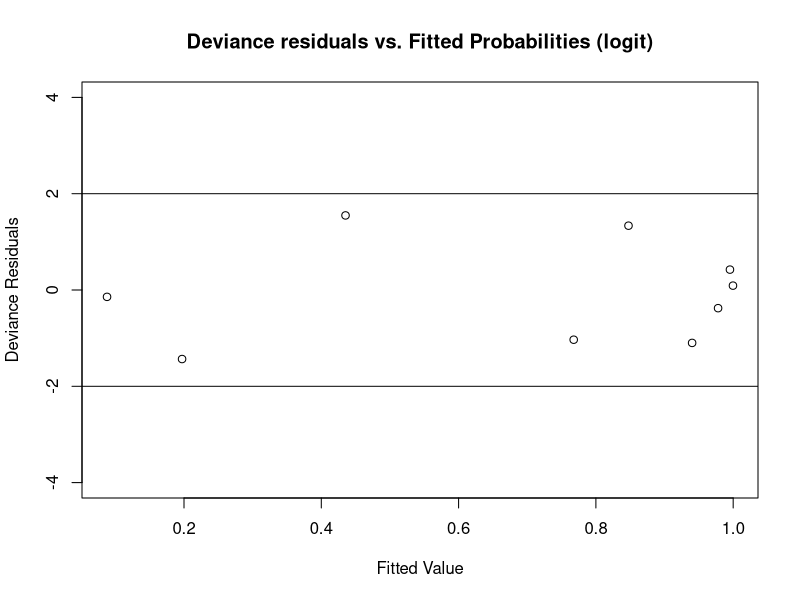
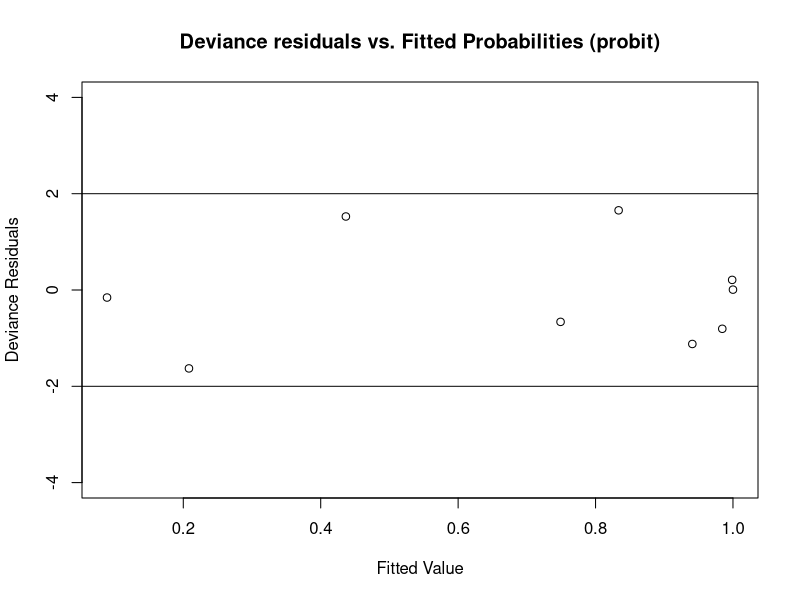
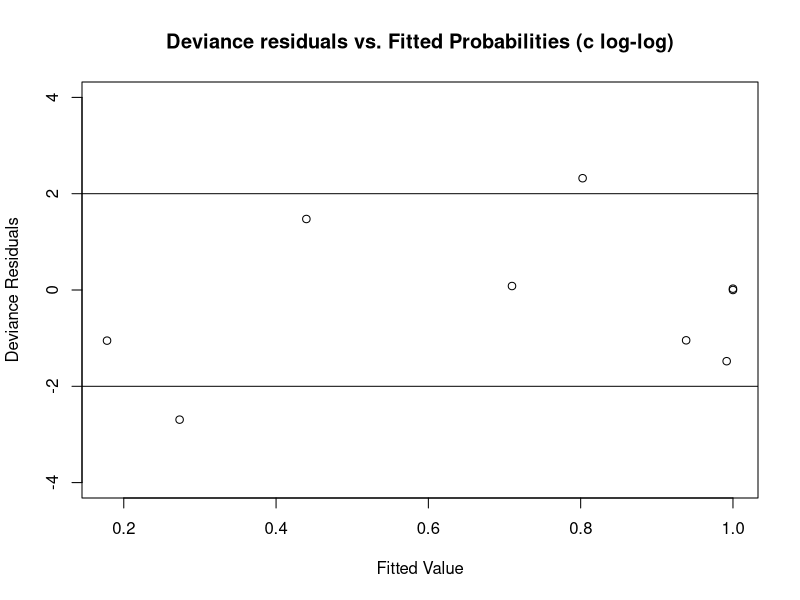

The R script that drew these images, in order: (Note: a time limit stopped this script after it produced the figures.)
## ---- chunk 1
knitr::opts_chunk$set(echo = TRUE)
## ---- chunk 2
y <- rep(c(0,1,0,1,0,1,0,1), c(78,22,46,54,71,40,20,60))
x1 <- rep(c(0,0,1,1,0,0,1,1), c(78,22,46,54,71,40,20,60))
x2 <- rep(c(0,0,0,0,1,1,1,1), c(78,22,46,54,71,40,20,60))
model <- glm(y ~ x1 + x2 + x1*x2, family = binomial(link = logit))
summary(model)

c <- 1.96
# beta0 95%
beta0_L <- -1.2657 - c*(0.2414)
beta0_U <- -1.2657 + c*(0.2414)
beta0_L
beta0_U
# beta1 95%
beta1_L <- 1.4260 - c*(0.3139)
beta1_U <- 1.4260 + c*(0.3139)
beta1_L
beta1_U
# beta2 95%
beta2_L <- 0.6919 - c*(0.3120)
beta2_U <- 0.6919 + c*(0.3120)
beta2_L
beta2_U
# beta3 95%
beta3_L <- 0.2464 - c*(0.4520)
beta3_U <- 0.2464 + c*(0.4520)
beta3_L
beta3_U

# Fitted Values Estimated and Confidence Interval
beta_est <- c(-1.2657,1.4260,0.6919,0.2464)

## when X1=1 & X2=1 ##
x_vector11 <- c(1,1,1,1)
beta_fun <- t(x_vector11)%*%beta_est
pie11 <- exp(beta_fun) / (1 + exp(beta_fun))
pie11
# 95% CI for beta_function
beta_fun_L <- beta_fun - c * sqrt(t(x_vector11) %*% summary(model)$cov.unscaled %*% x_vector11)
beta_fun_U <- beta_fun + c * sqrt(t(x_vector11) %*% summary(model)$cov.unscaled %*% x_vector11)
# 95% CI for fitted value
pie11_L <- exp(beta_fun_L) / (1 + exp(beta_fun_L))
pie11_U <- exp(beta_fun_U) / (1 + exp(beta_fun_U))
pie11_L
pie11_U

## when X1=1 & X2=0 ##
x_vector10 <- c(1,1,0,0)
beta_fun <- t(x_vector10)%*%beta_est
pie10 <- exp(beta_fun) / (1 + exp(beta_fun))
pie10
# 95% CI for beta_function
beta_fun_L <- beta_fun - c * sqrt(t(x_vector10) %*% summary(model)$cov.unscaled %*% x_vector10)
beta_fun_U <- beta_fun + c * sqrt(t(x_vector10) %*% summary(model)$cov.unscaled %*% x_vector10)
# 95% CI for fitted value
pie10_L <- exp(beta_fun_L) / (1 + exp(beta_fun_L))
pie10_U <- exp(beta_fun_U) / (1 + exp(beta_fun_U))
pie10_L
pie10_U

## when X1=0 & X2=1 ##
x_vector01 <- c(1,0,1,0)
beta_fun <- t(x_vector01)%*%beta_est
pie01 <- exp(beta_fun) / (1 + exp(beta_fun))
pie01
# 95% CI for beta_function
beta_fun_L <- beta_fun - c * sqrt(t(x_vector01) %*% summary(model)$cov.unscaled %*% x_vector01)
beta_fun_U <- beta_fun + c * sqrt(t(x_vector01) %*% summary(model)$cov.unscaled %*% x_vector01)
# 95% CI for fitted value
pie01_L <- exp(beta_fun_L) / (1 + exp(beta_fun_L))
pie01_U <- exp(beta_fun_U) / (1 + exp(beta_fun_U))
pie01_L
pie01_U

## when X1=0 & X2=0 ##
x_vector00 <- c(1,0,0,0)
beta_fun <- t(x_vector00)%*%beta_est
pie00 <- exp(beta_fun) / (1 + exp(beta_fun))
pie00
# 95% CI for beta_function
beta_fun_L <- beta_fun - c * sqrt(t(x_vector00) %*% summary(model)$cov.unscaled %*% x_vector00)
beta_fun_U <- beta_fun + c * sqrt(t(x_vector00) %*% summary(model)$cov.unscaled %*% x_vector00)
# 95% CI for fitted value
pie00_L <- exp(beta_fun_L) / (1 + exp(beta_fun_L))
pie00_U <- exp(beta_fun_U) / (1 + exp(beta_fun_U))
pie00_L
pie00_U
## ---- chunk 3
model <- lm(y ~ x1*x2)
summary(model)
c <- qt(0.975, 400-5)

# beta0 95%
beta0_L <- 0.22000 - c*(0.04620)
beta0_U <- 0.22000 + c*(0.04620)
beta0_L
beta0_U

# beta1 95%
beta1_L <- 0.32000 - c*(0.06533)
beta1_U <- 0.32000 + c*(0.06533)
beta1_L
beta1_U

# beta2 95%
beta2_L <- 0.14036 - c*(0.06369)
beta2_U <- 0.14036 + c*(0.06369)
beta2_L
beta2_U

# beta3 95%
beta3_L <- 0.06964 - c*(0.09412)
beta3_U <- 0.06964 + c*(0.09412)
beta3_L
beta3_U

# fitted values and confidence intervals
# when X1=1 X2=1
predict(model, interval = "confidence")[312,]
# when X1=1 X2=0
predict(model, interval = "confidence")[101,]
# when X1=0 X2=1
predict(model, interval = "confidence")[201,]
# when X1=0 X2=0
predict(model, interval = "confidence")[1,]



## ---- chunk 4
### (b)
midpoint <-c(1.34, 1.60, 1.75, 1.85, 1.95, 2.00, 2.14, 2.25, 2.34)
survived <- c(13,19,67,45,71,50,35,7,1)
died <- c(0,0,2,5,8,20,31,49,12)
resp <- cbind(survived, died)
# fit logit link
logit_model <- glm(resp ~ midpoint, family = binomial(link = "logit"))
summary(logit_model)
# fit probit link
probit_model <- glm(resp ~ midpoint, family = binomial(link = "probit"))
summary(probit_model)
# fit log-log link
cloglog_model <- glm(resp ~ midpoint, family = binomial(link = "cloglog"))
summary(cloglog_model)


## ---- chunk 5
# logit model
rd1 <- residuals.glm(logit_model,"deviance")
fv1 <- logit_model$fitted.values
plot(fv1,rd1,xlab="Fitted Value", ylim=c(-4,4),
     ylab="Deviance Residuals",main="Deviance residuals vs. Fitted Probabilities (logit)")
 abline(h=-2) ; abline(h=2) ;
 
 # probit model
 rd2 <- residuals.glm(probit_model,"deviance")
 fv2 <- probit_model$fitted.values
 plot(fv2,rd2,xlab="Fitted Value", ylim=c(-4,4),
     ylab="Deviance Residuals",main="Deviance residuals vs. Fitted Probabilities (probit)")
 abline(h=-2) ; abline(h=2) 
 
 # c log-log model
 rd3 <- residuals.glm(cloglog_model,"deviance")
 fv3 <- cloglog_model$fitted.values
 plot(fv3,rd3,xlab="Fitted Value", ylim=c(-4,4),
     ylab="Deviance Residuals",main="Deviance residuals vs. Fitted Probabilities (c log-log)")
 abline(h=-2) ; abline(h=2)


## ---- chunk 6
# we select logit model
pie <- 0.8
beta0_hat <- 21.989
beta1_hat <- -10.397

x <- (log(pie/(1-pie))-beta0_hat) / beta1_hat
x
area <- exp(2) - 1
area
## ---- chunk 7
# Save the original .csv file in your R Working Directory
# and then run this code block to input the data and
# prepare it for our analysis.
COVIDdata = read.csv("journal.pone.0245327.s010.csv")
# Limit the data to students from NCSU and a restricted set
# of explanatory variables
COVIDdata_NCSU = COVIDdata[(!is.na(COVIDdata$Source) & (COVIDdata$Source ==
  "NCState")), names(COVIDdata) %in% c("Health_General", "Hrs_Screen",
  "Hrs_Outdoor", "Hrs_Exercise", "Class_Self", "Infected_Any",
  "BMI", "Educ_College_Grad", "Age", "Classification_High",
  "Ethnoracial_Group_White1_Asian2", "Age_18to25")]

# Remove observations with missing Ethnoracial data (all
# other variable are complete)
COVIDdata_NCSU = COVIDdata_NCSU[!is.na(COVIDdata_NCSU$Ethnoracial_Group_White1_Asian2),]

# clean up non-integer class values
COVIDdata_NCSU$Class_Self <- round(COVIDdata_NCSU$Class_Self)
# Create factor variables where necessary
COVIDdata_NCSU$Infected_Any = factor(COVIDdata_NCSU$Infected_Any)
COVIDdata_NCSU$Educ_College_Grad = factor(COVIDdata_NCSU$Educ_College_Grad)
COVIDdata_NCSU$Ethnoracial_Group_White1_Asian2 = factor(COVIDdata_NCSU$Ethnoracial_Group_White1_Asian2)
COVIDdata_NCSU$Age_18to25 = factor(COVIDdata_NCSU$Age_18to25)


# str(COVIDdata_NCSU) # Display data set structure,
# commented out to save space
## ---- chunk 8
# Fit a main effects logistic regression model
modelA = glm(Classification_High ~ +Age + Ethnoracial_Group_White1_Asian2 +
  Class_Self + Health_General + BMI + Hrs_Screen + Hrs_Outdoor +
  Hrs_Exercise + Educ_College_Grad + Infected_Any, family = binomial(link = "logit"),
  data = COVIDdata_NCSU)

summary(modelA)
c <- 1.96
# estimated class_self = -0.163984
exp_class_self <- exp(-0.163984)
exp_class_self_L <- exp(-0.163984 - c*0.061946)
exp_class_self_U <- exp(-0.163984 + c*0.061946)
exp_class_self
exp_class_self_L
exp_class_self_U
# estimated infected_any = 0.444331
exp_infected_any <- exp(0.444331)
exp_infected_any_L <- exp(0.444331 - c*0.138834)
exp_infected_any_U <- exp(0.444331 + c*0.138834)
exp_infected_any
exp_infected_any_L
exp_infected_any_U
# estimated Ethnoracial_Group_White1_Asian21 = 0.287848
exp_asian21 <- exp(0.287848)
exp_asian21_L <- exp(0.287848 - c*0.198502)
exp_asian21_U <- exp(0.287848 + c*0.198502)
exp_asian21
exp_asian21_L
exp_asian21_U
# estimated Ethnoracial_Group_White1_Asian22 = 0.439006
exp_asian22 <- exp(0.439006)
exp_asian22_L <- exp(0.439006 - c*0.233072)
exp_asian22_U <- exp(0.439006 + c*0.233072)
exp_asian22
exp_asian22_L
exp_asian22_U
## ---- chunk 9
# WE found that beta1 - beta2 menas the 22-32 vs. 33-44
estimated_diff <- 0.226878 - 0.605891
# find variance for 22-32, 33-44 and their covariance
summary(modelA)$cov.unscaled

var_diff <- 0.0261324461 + 0.1108105523 - 2*0.0054664518
# 95% C.I for difference
L <- estimated_diff - 1.96*sqrt(var_diff)
U <- estimated_diff + 1.96*sqrt(var_diff)
# 95% C.I for exp(difference)
exp_L <-exp(L)
exp_U <-exp(U)
exp_L
exp_U



## ---- chunk 10
modelD <- glm(Classification_High ~ +Age + Ethnoracial_Group_White1_Asian2 +
  factor(Class_Self) + Health_General + BMI + Hrs_Screen + Hrs_Outdoor +
  Hrs_Exercise + Educ_College_Grad + Infected_Any, family = binomial(link = "logit"),
  data = COVIDdata_NCSU)
summary(modelD)
## ---- chunk 11
beta <- modelA$coefficients
x_vector <- c(1,0,1,0,0,1,0,1,5,28,
              median(COVIDdata_NCSU$Hrs_Screen),
              median(COVIDdata_NCSU$Hrs_Outdoor),
              median(COVIDdata_NCSU$Hrs_Exercise),1,0)
beta_fun <- t(x_vector)%*%beta
pie_est <- exp(beta_fun) / (exp(beta_fun)+1)
pie_est
              
## ---- chunk 12
N <- 10000
x <- rbinom(N,1,0.25)
z <- rnorm(N)
beta0 <- -2
beta1 <- 1
beta2 <- 0.5
n <- 1000
num_iterations <- 2000

# Create a list to store results
beta0_vector <- c(rep(NULL,num_iterations))
beta1_vector <- c(rep(NULL,num_iterations))
beta2_vector <- c(rep(NULL,num_iterations))

# Run the loop
for (i in 1:num_iterations) {
  
  y <- rbinom(N, 1, exp(beta0 + beta1*x + beta2*z) / (1 + exp(beta0 + beta1*x + beta2*z)))
  data <- data.frame(x=x, z=z, y=y)
  
  sample <- data[sample(N, n),]
  
  model <- glm(y ~ x + z, family = binomial(link = "logit"), data = sample)
  
  beta0_vector[i] <- summary(model)$coefficients[1,1]
  beta1_vector[i] <- summary(model)$coefficients[2,1]
  beta2_vector[i] <- summary(model)$coefficients[3,1]
}

# investigate bias and uncertainty
beta0_hat <- mean(beta0_vector)
beta0_hat
beta1_hat <- mean(beta1_vector)
beta1_hat
beta2_hat <- mean(beta2_vector)
beta2_hat
beta0_sd <- sd(beta0_vector)
beta0_sd
beta1_sd <- sd(beta1_vector)
beta1_sd
beta2_sd <- sd(beta2_vector)
beta2_sd
## ---- chunk 13
# let beta0_1 = -1
beta0_1 <- -1
beta0_vector <- c(rep(NULL,num_iterations))
beta1_vector <- c(rep(NULL,num_iterations))
beta2_vector <- c(rep(NULL,num_iterations))

# Run the loop
for (i in 1:num_iterations) {
  
  y <- rbinom(N, 1, exp(beta0_1 + beta1*x + beta2*z) / (1 + exp(beta0_1 + beta1*x + beta2*z)))
  data <- data.frame(x=x, z=z, y=y)
  
  sample <- data[sample(N, n),]
  
  model <- glm(y ~ x + z, family = binomial(link = "logit"), data = sample)
  
  beta0_vector[i] <- summary(model)$coefficients[1,1]
  beta1_vector[i] <- summary(model)$coefficients[2,1]
  beta2_vector[i] <- summary(model)$coefficients[3,1]
}

# investigate bias and uncertainty
beta0_hat_1 <- mean(beta0_vector)
beta0_hat_1
beta1_hat_1 <- mean(beta1_vector)
beta1_hat_1
beta2_hat_1 <- mean(beta2_vector)
beta2_hat_1
beta0_sd_1 <- sd(beta0_vector)
beta0_sd_1
beta1_sd_1 <- sd(beta1_vector)
beta1_sd_1
beta2_sd_1 <- sd(beta2_vector)
beta2_sd_1

# let beta0_2 = 0
beta0_2 <- 0
beta0_vector <- c(rep(NULL,num_iterations))
beta1_vector <- c(rep(NULL,num_iterations))
beta2_vector <- c(rep(NULL,num_iterations))

# Run the loop
for (i in 1:num_iterations) {
  
  y <- rbinom(N, 1, exp(beta0_2 + beta1*x + beta2*z) / (1 + exp(beta0_2 + beta1*x + beta2*z)))
  data <- data.frame(x=x, z=z, y=y)
  
  sample <- data[sample(N, n),]
  
  model <- glm(y ~ x + z, family = binomial(link = "logit"), data = sample)
  
  beta0_vector[i] <- summary(model)$coefficients[1,1]
  beta1_vector[i] <- summary(model)$coefficients[2,1]
  beta2_vector[i] <- summary(model)$coefficients[3,1]
}

# investigate bias and uncertainty
beta0_hat_2 <- mean(beta0_vector)
beta0_hat_2
beta1_hat_2 <- mean(beta1_vector)
beta1_hat_2
beta2_hat_2 <- mean(beta2_vector)
beta2_hat_2
beta0_sd_2 <- sd(beta0_vector)
beta0_sd_2
beta1_sd_2 <- sd(beta1_vector)
beta1_sd_2
beta2_sd_2 <- sd(beta2_vector)
beta2_sd_2

# let beta0_3 = -3
beta0_3 <- -3
beta0_vector <- c(rep(NULL,num_iterations))
beta1_vector <- c(rep(NULL,num_iterations))
beta2_vector <- c(rep(NULL,num_iterations))

# Run the loop
for (i in 1:num_iterations) {
  
  y <- rbinom(N, 1, exp(beta0_3 + beta1*x + beta2*z) / (1 + exp(beta0_3 + beta1*x + beta2*z)))
  data <- data.frame(x=x, z=z, y=y)
  
  sample <- data[sample(N, n),]
  
  model <- glm(y ~ x + z, family = binomial(link = "logit"), data = sample)
  
  beta0_vector[i] <- summary(model)$coefficients[1,1]
  beta1_vector[i] <- summary(model)$coefficients[2,1]
  beta2_vector[i] <- summary(model)$coefficients[3,1]
}

# investigate bias and uncertainty
beta0_hat_3 <- mean(beta0_vector)
beta0_hat_3
beta1_hat_3 <- mean(beta1_vector)
beta1_hat_3
beta2_hat_3 <- mean(beta2_vector)
beta2_hat_3
beta0_sd_3 <- sd(beta0_vector)
beta0_sd_3
beta1_sd_3 <- sd(beta1_vector)
beta1_sd_3
beta2_sd_3 <- sd(beta2_vector)
beta2_sd_3


## ---- chunk 14
# when beta0 = -1
beta0_1cc <- -1
beta0_vector <- c(rep(NULL,num_iterations))
beta1_vector <- c(rep(NULL,num_iterations))
beta2_vector <- c(rep(NULL,num_iterations))

# Run the loop
for (i in 1:num_iterations) {
  
  y <- rbinom(N, 1, exp(beta0_1cc + beta1*x + beta2*z) / (1 + exp(beta0_1cc + beta1*x + beta2*z)))
  data <- data.frame(x=x, z=z, y=y)
  data1 <- data[data$y==1,]
  data0 <- data[data$y==0,]
  
  sample1 <- data1[sample(N, 500),]
  sample0 <- data0[sample(N, 500),]
  sample <- rbind(sample1,sample0)
  
  model <- glm(y ~ x + z, family = binomial(link = "logit"), data = sample)
  
  beta0_vector[i] <- summary(model)$coefficients[1,1]
  beta1_vector[i] <- summary(model)$coefficients[2,1]
  beta2_vector[i] <- summary(model)$coefficients[3,1]
}

# investigate bias and uncertainty
beta0_hat_1cc <- mean(beta0_vector)
beta0_hat_1cc
beta1_hat_1cc <- mean(beta1_vector)
beta1_hat_1cc
beta2_hat_1cc <- mean(beta2_vector)
beta2_hat_1cc
beta0_sd_1cc <- sd(beta0_vector)
beta0_sd_1cc
beta1_sd_1cc <- sd(beta1_vector)
beta1_sd_1cc
beta2_sd_1cc <- sd(beta2_vector)
beta2_sd_1cc


# when beta0 = 0
beta0_2cc <- 0
beta0_vector <- c(rep(NULL,num_iterations))
beta1_vector <- c(rep(NULL,num_iterations))
beta2_vector <- c(rep(NULL,num_iterations))

# Run the loop
for (i in 1:num_iterations) {
  
  y <- rbinom(N, 1, exp(beta0_2cc + beta1*x + beta2*z) / (1 + exp(beta0_2cc + beta1*x + beta2*z)))
  data <- data.frame(x=x, z=z, y=y)
  data1 <- data[data$y==1,]
  data0 <- data[data$y==0,]
  
  sample1 <- data1[sample(N, 500),]
  sample0 <- data0[sample(N, 500),]
  sample <- rbind(sample1,sample0)
  
  model <- glm(y ~ x + z, family = binomial(link = "logit"), data = sample)
  
  beta0_vector[i] <- summary(model)$coefficients[1,1]
  beta1_vector[i] <- summary(model)$coefficients[2,1]
  beta2_vector[i] <- summary(model)$coefficients[3,1]
}

# investigate bias and uncertainty
beta0_hat_2cc <- mean(beta0_vector)
beta0_hat_2cc
beta1_hat_2cc <- mean(beta1_vector)
beta1_hat_2cc
beta2_hat_2cc <- mean(beta2_vector)
beta2_hat_2cc
beta0_sd_2cc <- sd(beta0_vector)
beta0_sd_2cc
beta1_sd_2cc <- sd(beta1_vector)
beta1_sd_2cc
beta2_sd_2cc <- sd(beta2_vector)
beta2_sd_2cc


# when beta0 = -3
beta0_3cc <- -3
beta0_vector <- c(rep(NULL,num_iterations))
beta1_vector <- c(rep(NULL,num_iterations))
beta2_vector <- c(rep(NULL,num_iterations))

# Run the loop
for (i in 1:num_iterations) {
  
  y <- rbinom(N, 1, exp(beta0_3cc + beta1*x + beta2*z) / (1 + exp(beta0_3cc + beta1*x + beta2*z)))
  data <- data.frame(x=x, z=z, y=y)
  data1 <- data[data$y==1,]
  data0 <- data[data$y==0,]
  
  sample1 <- data1[sample(N, 500),]
  sample0 <- data0[sample(N, 500),]
  sample <- rbind(sample1,sample0)
  
  model <- glm(y ~ x + z, family = binomial(link = "logit"), data = sample)
  
  beta0_vector[i] <- summary(model)$coefficients[1,1]
  beta1_vector[i] <- summary(model)$coefficients[2,1]
  beta2_vector[i] <- summary(model)$coefficients[3,1]
}

# investigate bias and uncertainty
beta0_hat_3cc <- mean(beta0_vector)
beta0_hat_3cc
beta1_hat_3cc <- mean(beta1_vector)
beta1_hat_3cc
beta2_hat_3cc <- mean(beta2_vector)
beta2_hat_3cc
beta0_sd_3cc <- sd(beta0_vector)
beta0_sd_3cc
beta1_sd_3cc <- sd(beta1_vector)
beta1_sd_3cc
beta2_sd_3cc <- sd(beta2_vector)
beta2_sd_3cc

## ---- chunk 15
N <- 10000
num_iterations <- 2000
beta1 <- 1
beta2 <- 0.5
x <- rbinom(N,1,0.25)
z <- rnorm(N)

# use probit link
# when beta0 = -1
beta0_1pl <- -1
beta0_vector <- c(rep(NULL,num_iterations))
beta1_vector <- c(rep(NULL,num_iterations))
beta2_vector <- c(rep(NULL,num_iterations))

# Run the loop
for (i in 1:num_iterations) {
  
  y <- rbinom(N, 1, pnorm(beta0_1pl + beta1*x + beta2*z))
  data <- data.frame(x=x, z=z, y=y)
  data1 <- data[data$y==1,]
  data0 <- data[data$y==0,]
  
  sample1 <- data1[sample(N, 500),]
  sample0 <- data0[sample(N, 500),]
  sample <- rbind(sample1,sample0)
  
  model <- glm(y ~ x + z, family = binomial(link = "probit"), data = sample)
  
  beta0_vector[i] <- summary(model)$coefficients[1,1]
  beta1_vector[i] <- summary(model)$coefficients[2,1]
  beta2_vector[i] <- summary(model)$coefficients[3,1]
}

# investigate bias and uncertainty
beta0_hat_1pl <- mean(beta0_vector)
beta0_hat_1pl
beta1_hat_1pl <- mean(beta1_vector)
beta1_hat_1pl
beta2_hat_1pl <- mean(beta2_vector)
beta2_hat_1pl
beta0_sd_1pl <- sd(beta0_vector)
beta0_sd_1pl
beta1_sd_1pl <- sd(beta1_vector)
beta1_sd_1pl
beta2_sd_1pl <- sd(beta2_vector)
beta2_sd_1pl


# when beta0 = 0
beta0_2pl <- 0
beta0_vector <- c(rep(NULL,num_iterations))
beta1_vector <- c(rep(NULL,num_iterations))
beta2_vector <- c(rep(NULL,num_iterations))

# Run the loop
for (i in 1:num_iterations) {
  
  y <- rbinom(N, 1, pnorm(beta0_2pl + beta1*x + beta2*z))
  data <- data.frame(x=x, z=z, y=y)
  data1 <- data[data$y==1,]
  data0 <- data[data$y==0,]
  
  sample1 <- data1[sample(N, 500),]
  sample0 <- data0[sample(N, 500),]
  sample <- rbind(sample1,sample0)
  
  model <- glm(y ~ x + z, family = binomial(link = "probit"), data = sample)
  
  beta0_vector[i] <- summary(model)$coefficients[1,1]
  beta1_vector[i] <- summary(model)$coefficients[2,1]
  beta2_vector[i] <- summary(model)$coefficients[3,1]
}

# investigate bias and uncertainty
beta0_hat_2pl <- mean(beta0_vector)
beta0_hat_2pl
beta1_hat_2pl <- mean(beta1_vector)
beta1_hat_2pl
beta2_hat_2pl <- mean(beta2_vector)
beta2_hat_2pl
beta0_sd_2pl <- sd(beta0_vector)
beta0_sd_2pl
beta1_sd_2pl <- sd(beta1_vector)
beta1_sd_2pl
beta2_sd_2pl <- sd(beta2_vector)
beta2_sd_2pl


# when beta0 = -3
beta0_3pl <- -3
beta0_vector <- c(rep(NULL,num_iterations))
beta1_vector <- c(rep(NULL,num_iterations))
beta2_vector <- c(rep(NULL,num_iterations))

# Run the loop
for (i in 1:num_iterations) {
  
  y <- rbinom(N, 1, pnorm(beta0_3pl + beta1*x + beta2*z))
  data <- data.frame(x=x, z=z, y=y)
  data1 <- data[data$y==1,]
  data0 <- data[data$y==0,]
  
  sample1 <- data1[sample(N, 500),]
  sample0 <- data0[sample(N, 500),]
  sample <- rbind(sample1,sample0)
  
  model <- glm(y ~ x + z, family = binomial(link = "probit"), data = sample)
  
  beta0_vector[i] <- summary(model)$coefficients[1,1]
  beta1_vector[i] <- summary(model)$coefficients[2,1]
  beta2_vector[i] <- summary(model)$coefficients[3,1]
}

# investigate bias and uncertainty
beta0_hat_3pl <- mean(beta0_vector)
beta0_hat_3pl
beta1_hat_3pl <- mean(beta1_vector)
beta1_hat_3pl
beta2_hat_3pl <- mean(beta2_vector)
beta2_hat_3pl
beta0_sd_3pl <- sd(beta0_vector)
beta0_sd_3pl
beta1_sd_3pl <- sd(beta1_vector)
beta1_sd_3pl
beta2_sd_3pl <- sd(beta2_vector)
beta2_sd_3pl
